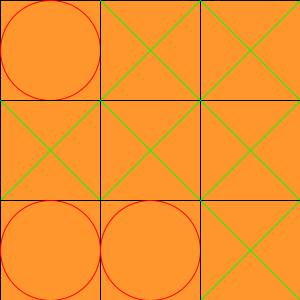
Frame 1 (no input)
Frame 60 (the mouse pressed at the canvas centre just before this capture): identical to frame 1, image omitted
Frame 120 (the mouse held since frame 60 and released just before this capture): identical to frame 1, image omitted

The Processing sketch that drew this single still picture (run headless with seeded random() and noise(); from frame 60 on, the mouse is pressed at the canvas centre):

// Processing sketch: processing_62644
// ── processing_62644.pde

int Teilung = 3;

int WindowWidth;
int WindowHeight;

int rand = int(random(255));



int ObjectWidth;
int ObjectHeight;


void setup() {

  size(300, 300);
  smooth();  

  WindowWidth = width;
  WindowHeight = height;

  ObjectWidth = WindowWidth/Teilung;
  ObjectHeight = WindowHeight/Teilung;
}



void draw() {

  randomSeed(rand);

  background(255, 150, 45);
  fill(255, 0);

  for (int x = 0; x <= WindowWidth; x = x + ObjectWidth) {

    for (int y = 0; y <= WindowHeight; y = y + ObjectHeight) {
      int a = int(random(9));        
      stroke(0);
      rect(x, y, ObjectWidth, ObjectHeight);         

      if (a < 5 ) {
        stroke(0, 255, 0);
        line(x, y, ObjectWidth+x, ObjectHeight+y);
        line(x, ObjectHeight+y, ObjectWidth+x, y);
      }
      else {
        stroke(255, 0, 0);
        ellipse(x+ObjectWidth/2, y+ObjectHeight/2, ObjectWidth, ObjectHeight);
      }

      println(a);
    }
  }
}

void mouseClicked() {
  rand = int(random(255));
}
